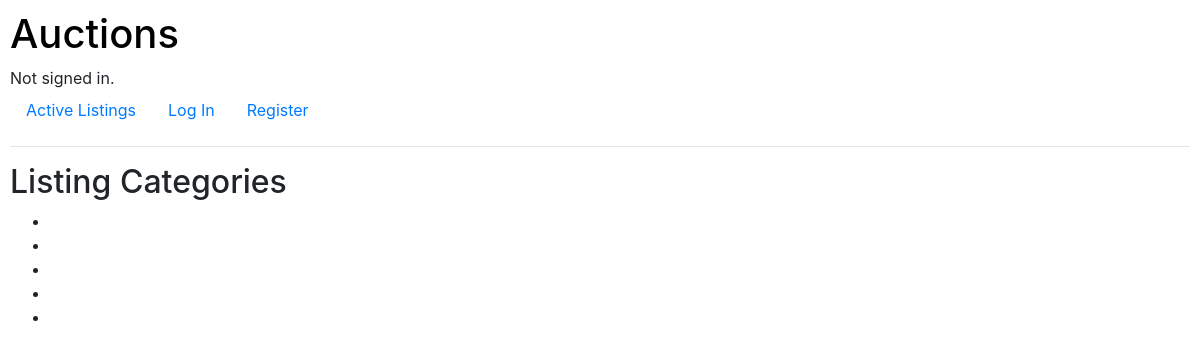
Page /categories/ on the earlier database version.
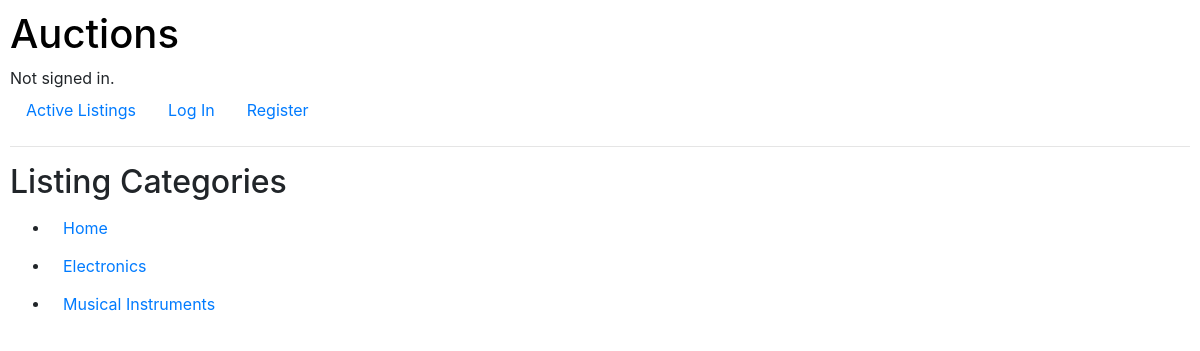
Same page on the later database version.
### auctions/models.py (models this page shows)
class Category(models.Model):
    category_name = models.CharField(max_length=64)
    def __str__(self):
        return self.category_name

### auctions/views.py (the view, shortened to what this page needs)
# urls.py: path("categories/", views.categories, name="categories"),
def categories(request):
    if request.method == "GET":
        categories = Category.objects.all()
        return render(request, "auctions/categories.html", {
            "categories": categories,
        })

### auctions/templates/auctions/categories.html (shortened to what this page needs)
{% extends "auctions/layout.html" %}
{% block body %}
    <h2>Listing Categories</h2>
    <form action="{% url 'auctions:categories' %}" method="POST">
        <ul>
            {% for category in categories %}
                <li>
                    <button type="submit" name="selected_category" value="{{ category.id }}" class="btn btn-link">{{ category }}</button>
                </li>
            {% endfor %}
        </ul>
    </form>
{% endblock %}

### auctions/templates/auctions/layout.html (shortened to what this page needs)
{% load static %}
<!DOCTYPE html>
<html lang="en">
    <head>
        <link rel="stylesheet" href="https://stackpath.bootstrapcdn.com/bootstrap/4.4.1/css/bootstrap.min.css">
        <link href="{% static 'auctions/styles.css' %}" rel="stylesheet">
    </head>
    <body>
        <h1><a href="{% url 'auctions:index' %}" style="color: black; text-decoration: none;">Auctions</h1></a>
        <div>
            {% if user.is_authenticated %}
                Signed in as <strong>{{ user.username }}</strong>
            {% else %}
                Not signed in.
            {% endif %}
        </div>
        <ul class="nav">
            <li class="nav-item">
                <a class="nav-link" href="{% url 'auctions:index' %}">Active Listings</a>
            </li>
            {% if user.is_authenticated %}
                <li class="nav-item">
                    <a class="nav-link" href="{% url 'auctions:create_listing' %}">Create New Listing</a>
                </li>
                <li class="nav-item">
                    <a class="nav-link" href="{% url 'auctions:watchlist' %}">Watchlist</a>
                </li>
                <li class="nav-item">
                    <a class="nav-link" href="{% url 'auctions:logout' %}">Log Out</a>
                </li>
                <li>
                    <a class="nav-link" href="{% url 'auctions:wins' %}">Wins</a>
                </li>
            {% else %}
                <li class="nav-item">
                    <a class="nav-link" href="{% url 'auctions:login' %}">Log In</a>
                </li>
                <li class="nav-item">
                    <a class="nav-link" href="{% url 'auctions:register' %}">Register</a>
                </li>
            {% endif %}
        </ul>
        <hr>
        {% block body %}
        {% endblock %}
    </body>
</html>

### auctions/static/auctions/styles.css (style rules this page uses)
body { padding: 10px; }

Differences in the rows shown:
removed Category: {{ category.id }} 6 (drawn)
removed Category: {{ category.id }} 7 (drawn)
removed Category: {{ category.id }} 8 (drawn)
removed Category: {{ category.id }} 9 (drawn)
removed Category: {{ category.id }} 10 (drawn)
added Category: {{ category.id }} 1 (drawn), category_name "Home"
added Category: {{ category.id }} 2 (drawn), category_name "Electronics"
added Category: {{ category.id }} 3 (drawn), category_name "Musical Instruments"
